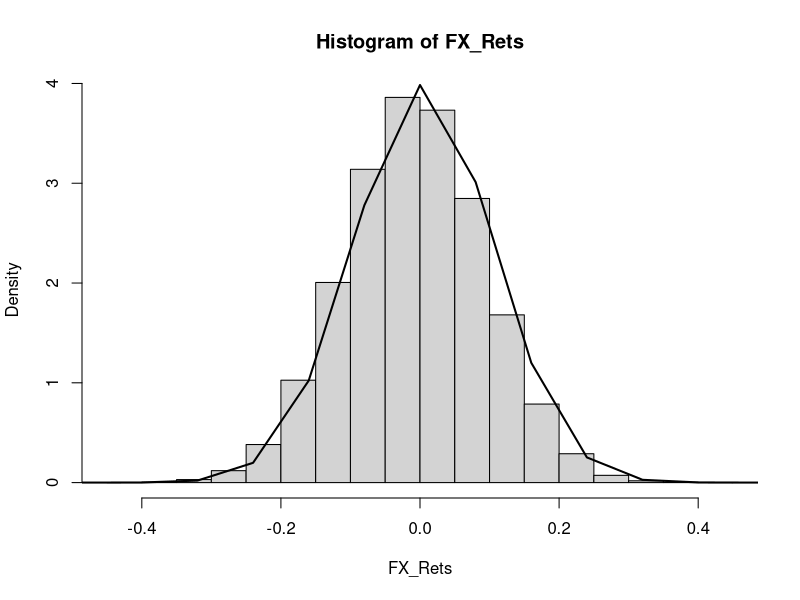
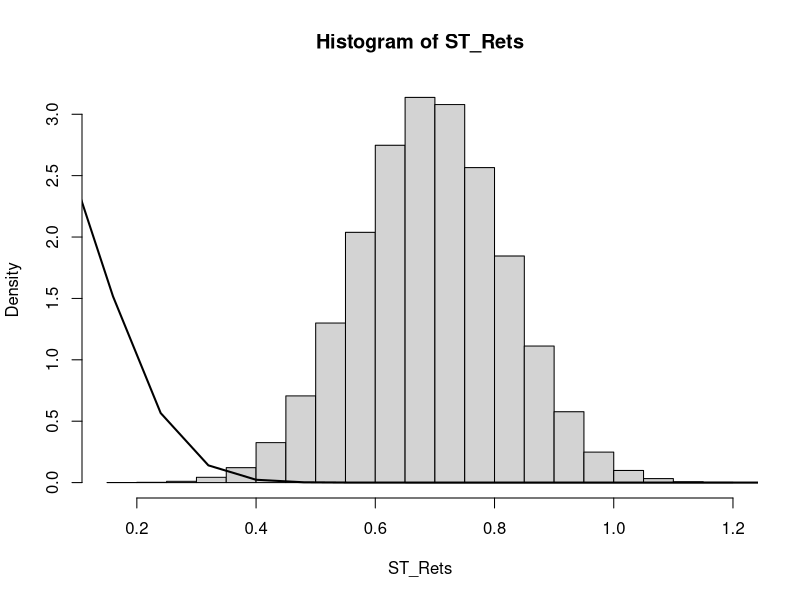

The R script that drew these images, in order:
## ---- chunk 1
MYUNIFORM <- function(inputvar)
{
  idum <- inputvar[1]
  numran <- inputvar[2]
  IM1 <- 2147483563
  IM2 <- 2147483399
  IMM1 <- IM1-1
  IA1 <- 40014
  IA2 <- 40692
  IQ1 <- 53668 
  IQ2 <- 52774
  IR1 <- 12211
  IR2 <- 3791
  NTAB <- 32
  NDIV <- as.integer(1+IMM1/NTAB)
  AM=1.0/IM1
  EPS=1.2e-7
  RNMX=1.-EPS
  iv=rep(0,NTAB)
  idum2 <- 123456789
  iy <- 0
  ranx <- rep(0,numran)
  icount <- 1
  for (icount in 1:numran)
  {
    if (idum<=0)
    {
      idum<-max(-idum,1)
      idum2 <- idum
      j<-NTAB+8
      while (j>0)
      {
        k <- as.integer(idum/IQ1)
        idum<-IA1*(idum-k*IQ1)-k*IR1
        if (idum<0){idum <- idum+IM1}
        if(j<= NTAB){iv[j] <- idum}
        j <- j-1
      }
      iy <- iv[1]
    }
    k<-as.integer(idum/IQ1)
    idum<-IA1*(idum-k*IQ1)-k*IR1
    if (idum<0) {idum <- idum+IM1}
    k<-as.integer(idum2/IQ2)
    idum2<-IA2*(idum2-k*IQ2)-k*IR2
    if (idum2<0) {idum2 <- idum2+IM2}
    j<-as.integer(iy/NDIV)+1
    iy<-iv[j]-idum2
    iv[j]<-idum
    if (iy<1) {iy<-iy+IMM1}
    ran2<-min(AM*iy,RNMX)
    ranx[icount]<-ran2
    icount<-icount+1
  }
  
return(ranx)
}
## ---- chunk 2
MYNORM <- function(ran_c)
{
  a0 <- 2.50662823884
  a1 <- -18.61500062529
  a2 <- 41.39119773534
  a3 <- -25.44106049637

  b0 <- -8.47351093090
  b1 <- 23.08336743743
  b2 <- -21.06224101826
  b3 <- 3.13082909833
  
  c0 <- 0.3374754822726147
  c1 <- 0.9761690190917186
  c2 <- 0.1607979714918209
  c3 <- 0.0276438810333863
  c4 <- 0.0038405729373609
  c5 <- 0.0003951896511919
  c6 <- 0.0000321767881768
  c7 <- 0.0000002888167364
  c8 <- 0.0000003960315187
  
  jcount <- 1
  numran <- inputvar[2]
  ran_norm_c <- rep(0,numran)
  while(jcount <= numran)
  {
    u <- ran_c[jcount]
    y <- u-0.5
    if(abs(y)<0.42)
    {
      r <- y*y
      x <- y*(((a3*r+a2)*r+a1)*r+a0)/((((b3*r+b2)*r+b1)*r+b0)*r+1)
    }
    else
    {
      r <- u
      if(y>0){r <- 1-u}
      r <- log(-log(r))
      x <- c0+r*(c1+r*(c2+r*(c3+r*(c4+r*(c5+r*(c6+r*(c7+r*c8)))))))
      if(y<0){x <- -x}
    }
    ran_norm_c[jcount] <- x
    jcount <- jcount+1
  } 
  return(ran_norm_c)
}
## ---- chunk 3
seed <- 0
numran <- 500000
inputvar <- c(seed,numran)
ran_uniform_c <- MYUNIFORM(inputvar)
rand_norm1 <- MYNORM(ran_uniform_c)
seed <- 1000
numran <- 500000
inputvar <- c(seed,numran)
ran_uniform_c <- MYUNIFORM(inputvar)
rand_norm2 <- MYNORM(ran_uniform_c)
rand_eps1 <- rand_norm1
rho_c <- 0.25
rand_eps2 <- rho_c*rand_norm1+(sqrt(1-rho_c^2))*rand_norm2
cor(rand_eps1,rand_eps2)
## ---- chunk 4
S0 <- 100
rUSD <- 0.03
VolStock <- 0.25
T <- 3/12
FX0 <- 0.8
rFX <- 0.02
VolFX <- 0.2
KFX <- S0*FX0
numpath <- 100000
ST_Vals <- c(rep(0),numpath)
ST_Rets <- c(rep(0),numpath)
FX_Vals <- c(rep(0),numpath)
FX_Rets <- c(rep(0),numpath)
Quanto_Vals <- c(rep(0),numpath)
jcount <- 1
while(jcount <= numpath)
{
  ST <- S0*(exp((rUSD-0.5*(VolStock^2))*T+VolStock*sqrt(T)*rand_eps1[jcount]))
  ST_Vals[jcount] <- ST
  ST_Rets[jcount] <- log(ST_Vals[jcount]/50)
  FX <- FX0*(exp((rFX-rUSD-0.5*(VolFX^2))*T+VolFX*sqrt(T)*rand_eps2[jcount]))
  FX_Vals[jcount] <- FX
  FX_Rets[jcount] <- log(FX_Vals[jcount]/FX0)
  Quanto <- max(ST*FX-KFX,0)
  Quanto_Vals[jcount] <- Quanto
  jcount = jcount+1
}

mean(Quanto_Vals*exp(-rFX*T))
sd(Quanto_Vals*exp(-rFX*T))
## ---- chunk 5
hist(FX_Rets, breaks=20,freq=F)
FXRet_Vol <- VolFX*sqrt(T)
rFXm <- exp(rFX*T)-1
curve(dnorm(x,mean=rFXm,sd=FXRet_Vol),from=-4,to=4,add=TRUE,lwd=2)

hist(ST_Rets,breaks=20,freq=F)
Vol_Ret <- VolStock*sqrt(T)
rUSDm <- exp(rUSD*T)-1
curve(dnorm(x,mean=rUSDm,sd=Vol_Ret),from=-4,to=4,add=TRUE,lwd=2)
